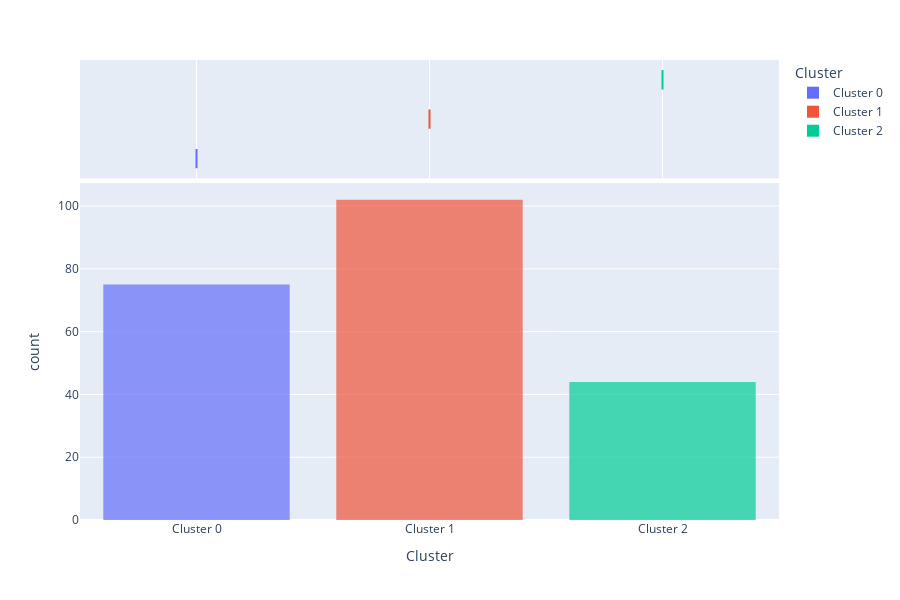

This figure's notebook cell:
### Code cell
pre_process.plot_model(estimator=kmeans, plot='distribution')
